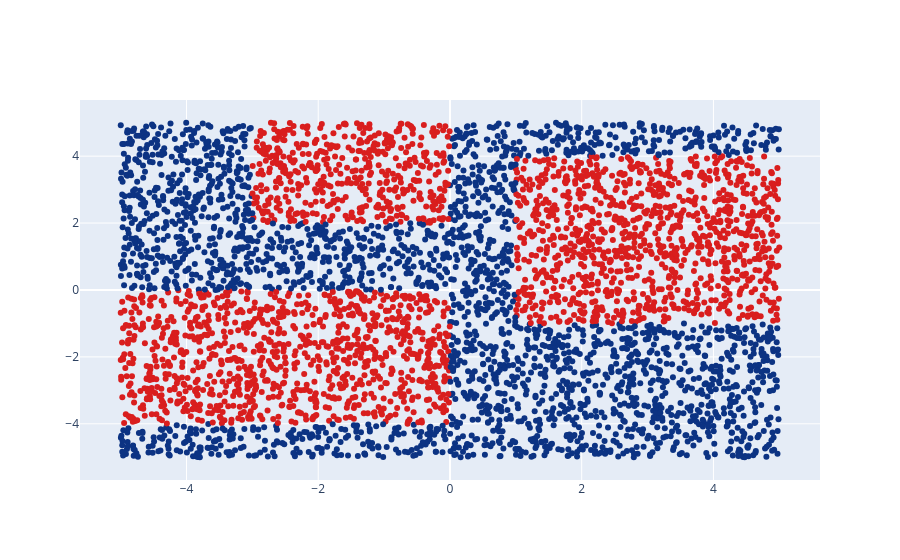

Notebook code for this chart:
### Code cell
def oracle_classifier_tree(X):
    labels = []
    for i in range(X.shape[0]):
        labels.append(1 if ((-5 <= X[i][0] <= 0 and -4 <= X[i][1] <= 0) 
                            or (1 <= X[i][0] <= 5 and -1 <= X[i][1] <= 4)
                            or (-3 <= X[i][0] <= 0 and 2 <= X[i][1] <= 5)) else 0)
    return np.array(labels)


X = np.random.uniform(low=-5, high=5, size=(5000, 2))
y = oracle_classifier_tree(X)


go.Figure([go.Scatter(x = X[:, 0], y=X[:, 1], mode = 'markers',
        marker = dict(color=y, colorscale='Portland'))]).show()

### Figure 1 — Plotly figure (JSON) as saved in the notebook; plotly's stock layout.template omitted (floating-point values rounded to 4 significant figures; data arrays with more than 128 entries replaced by an {"elided": "..."} marker saying what was removed)
{"data": [{"marker": {"color": {"elided": "5000 int values"}, "colorscale": [[0, "rgb(12,51,131)"], [0.25, "rgb(10,136,186)"], [0.5, "rgb(242,211,56)"], [0.75, "rgb(242,143,56)"], [1, "rgb(217,30,30)"]]}, "mode": "markers", "type": "scatter", "x": {"elided": "5000 float values"}, "y": {"elided": "5000 float values"}}], "layout": {}}
